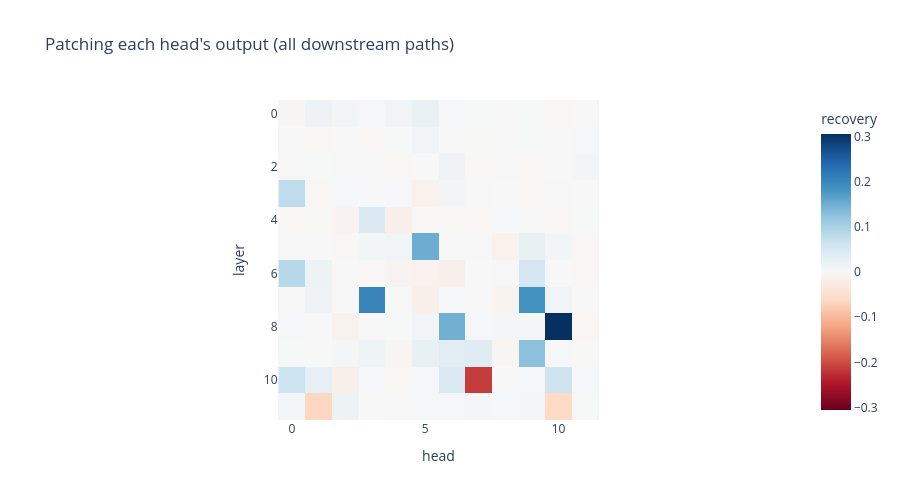

The notebook cell this image was saved under:
### Markdown cell above
In GPT-2 the per-head attention results are concatenated and fed to `attn.c_proj`, so
`attn.c_proj.input` is the stacked $z$ for all heads, and head $h$ owns channels
`[h*d_head : (h+1)*d_head]`. Patching that slice replaces one head's output — and
**everything downstream sees the patched value**.

The whole 12 × 12 sweep is one forward pass: one `tracer.invoke` per head.

### Code cell
def head_channels(head):
    return slice(head * d_head, (head + 1) * d_head)

with model.trace(CLEAN):
    clean_z = nnsight.save([blocks[layer].attn.c_proj.input for layer in range(n_layers)])

with model.trace() as tracer:
    node_results = nnsight.save([])
    for layer in range(n_layers):
        for head in range(n_heads):
            with tracer.invoke(CORRUPTED):
                blocks[layer].attn.c_proj.input[:, :, head_channels(head)] = \
                    clean_z[layer][:, :, head_channels(head)]
                node_results.append(logit_diff(model.output.logits))

node_scores = torch.tensor([recovery(r.item()) for r in node_results]).reshape(n_layers, n_heads)

fig = px.imshow(
    node_scores,
    color_continuous_scale="RdBu",
    color_continuous_midpoint=0,
    labels=dict(x="head", y="layer", color="recovery"),
    title="Patching each head's output (all downstream paths)",
    height=500,
)
fig.show()

top = node_scores.flatten().topk(8)
for value, index in zip(top.values.tolist(), top.indices.tolist()):
    print(f"  ({index // n_heads:2d}, {index % n_heads:2d})  {value:+.3f}")

### Figure 1 — Plotly figure (JSON) as saved in the notebook; plotly's stock layout.template omitted (floating-point values rounded to 4 significant figures; data arrays with more than 128 entries replaced by an {"elided": "..."} marker saying what was removed)
{"data": [{"coloraxis": "coloraxis", "hovertemplate": "head: %{x}<br>layer: %{y}<br>recovery: %{z}<extra></extra>", "name": "0", "type": "heatmap", "xaxis": "x", "yaxis": "y", "z": {"elided": "12x12 float values"}}], "layout": {"coloraxis": {"autocolorscale": false, "cmid": 0, "colorbar": {"title": {"text": "recovery"}}, "colorscale": [[0.0, "rgb(103,0,31)"], [0.1, "rgb(178,24,43)"], [0.2, "rgb(214,96,77)"], [0.3, "rgb(244,165,130)"], [0.4, "rgb(253,219,199)"], [0.5, "rgb(247,247,247)"], [0.6, "rgb(209,229,240)"], [0.7, "rgb(146,197,222)"], [0.8, "rgb(67,147,195)"], [0.9, "rgb(33,102,172)"], [1.0, "rgb(5,48,97)"]]}, "height": 500, "title": {"text": "Patching each head's output (all downstream paths)"}, "xaxis": {"anchor": "y", "constrain": "domain", "domain": [0.0, 1.0], "scaleanchor": "y", "title": {"text": "head"}}, "yaxis": {"anchor": "x", "autorange": "reversed", "constrain": "domain", "domain": [0.0, 1.0], "title": {"text": "layer"}}}}
